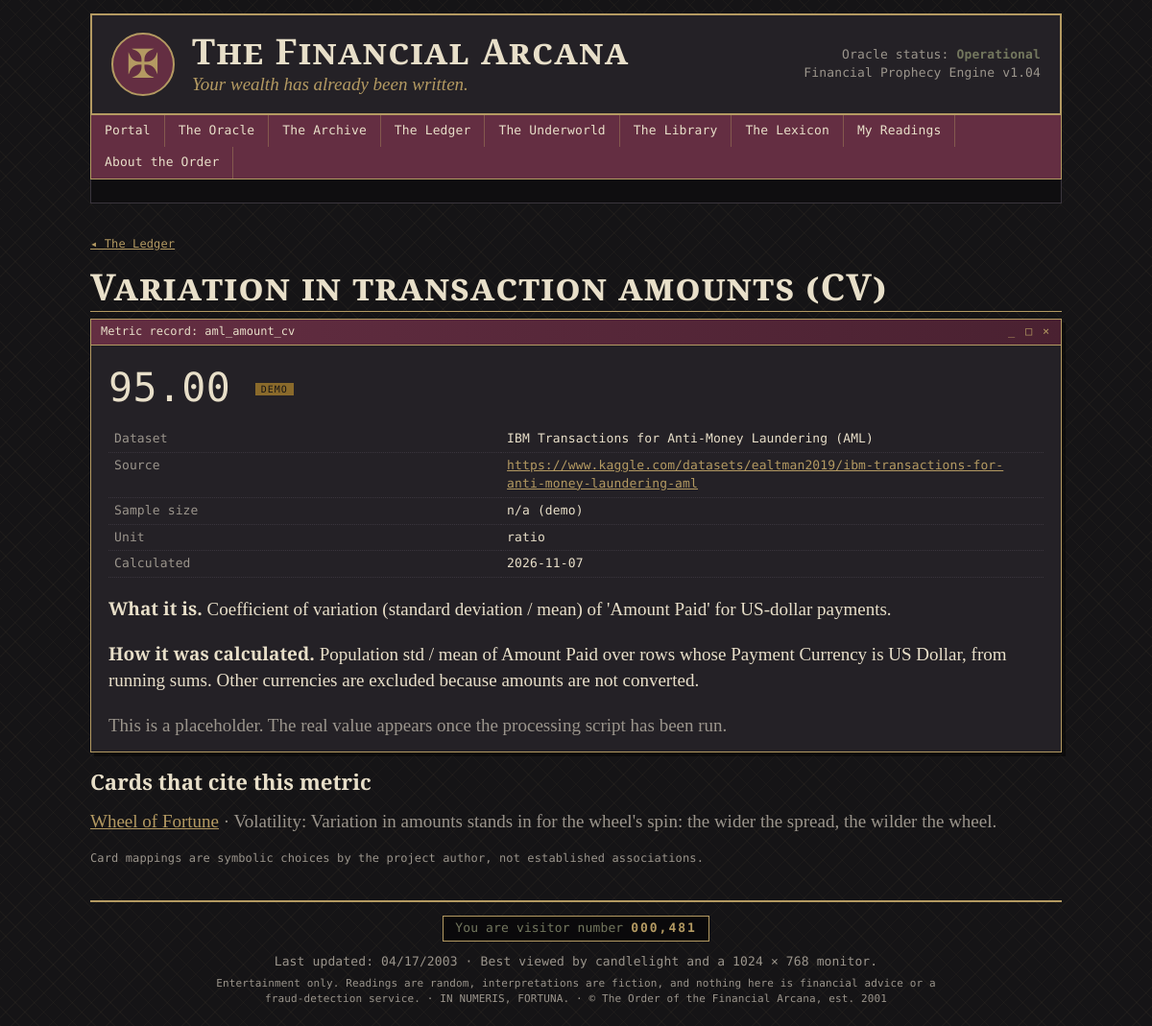
The page /ledger/aml_amount_cv on the database as committed earlier.
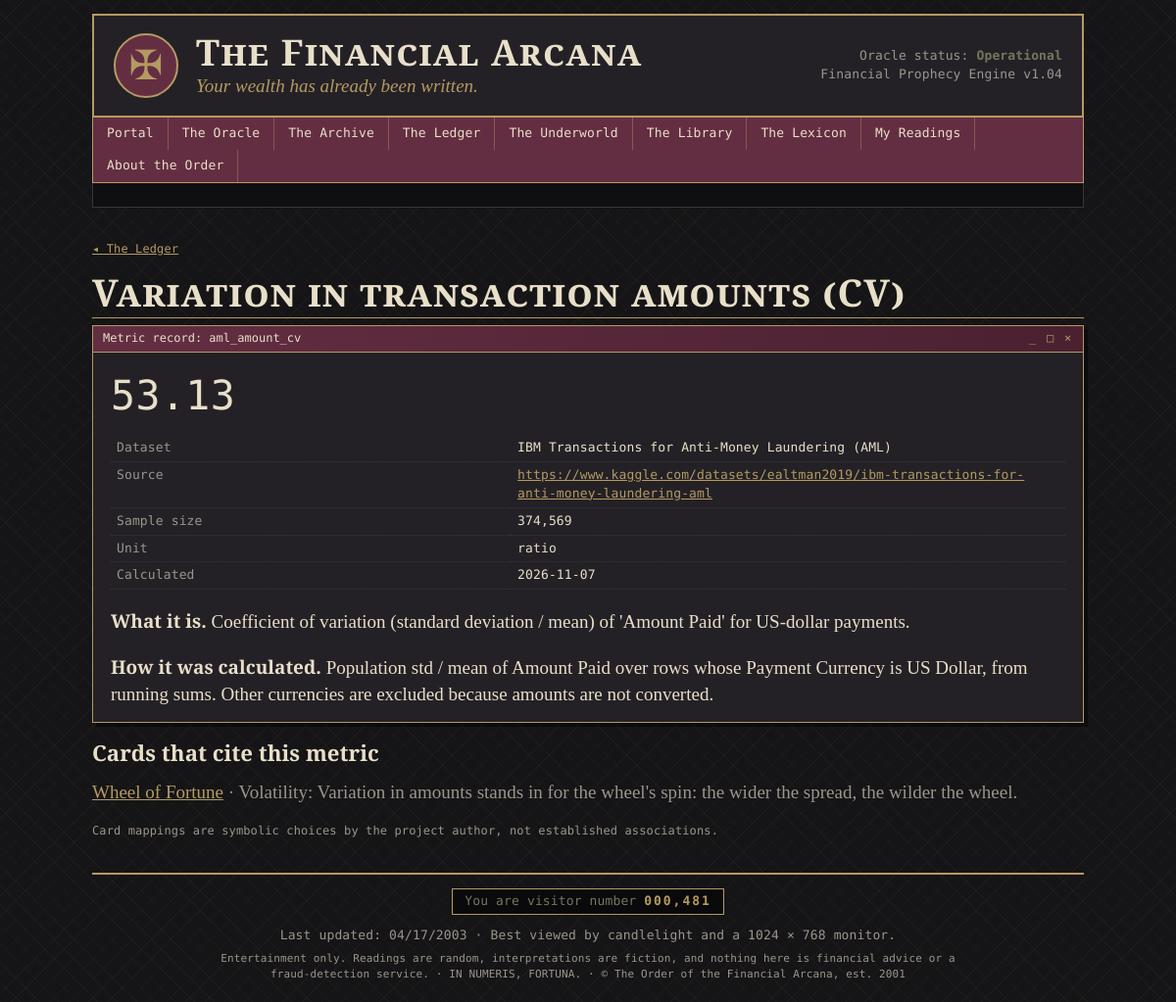
The same page on the database as committed later.
### models.py (models this page shows, shortened)
class FinancialMetric(db.Model):
    __tablename__ = "financial_metrics"
    metric_id = db.Column(db.Integer, primary_key=True)
    dataset_id = db.Column(db.Integer, db.ForeignKey("datasets.dataset_id"))
    metric_name = db.Column(db.String(80), unique=True, nullable=False)
    display_name = db.Column(db.String(120))
    value = db.Column(db.Float)
    unit = db.Column(db.String(20))                          # %, count, ratio, amount
    sample_size = db.Column(db.Integer)
    calculation_date = db.Column(db.DateTime, default=utcnow)
    description = db.Column(db.Text)
    methodology = db.Column(db.Text)
    is_demo = db.Column(db.Boolean, default=True, nullable=False)
    dataset = db.relationship("Dataset", back_populates="metrics")
    card_links = db.relationship("CardMetric", back_populates="metric",
                                 cascade="all, delete-orphan")

class Dataset(db.Model):
    __tablename__ = "datasets"
    dataset_id = db.Column(db.Integer, primary_key=True)
    key = db.Column(db.String(32), unique=True, nullable=False)  # aml, consumer, tarot...
    name = db.Column(db.String(120), nullable=False)
    source_url = db.Column(db.String(300))
    description = db.Column(db.Text)
    license = db.Column(db.String(200))
    processing_notes = db.Column(db.Text)
    metrics = db.relationship("FinancialMetric", back_populates="dataset")

class CardMetric(db.Model):
    __tablename__ = "card_metrics"
    card_id = db.Column(db.Integer, db.ForeignKey("cards.card_id"), primary_key=True)
    metric_id = db.Column(db.Integer, db.ForeignKey("financial_metrics.metric_id"),
                          primary_key=True)
    relationship_label = db.Column("relationship", db.String(80))
    explanation = db.Column(db.Text)
    card = db.relationship("Card", back_populates="metric_links")
    metric = db.relationship("FinancialMetric", back_populates="card_links")

class Card(db.Model):
    __tablename__ = "cards"
    card_id = db.Column(db.Integer, primary_key=True)
    name = db.Column(db.String(80), unique=True, nullable=False)
    arcana = db.Column(db.String(10), nullable=False)       # Major / Minor
    suit = db.Column(db.String(12))                          # NULL for Major
    number = db.Column(db.Integer, nullable=False)           # 0-21 major, 1-14 minor
    archetype = db.Column(db.String(120), nullable=False)
    traditional_meaning = db.Column(db.Text)
    upright_meaning = db.Column(db.Text)
    reversed_meaning = db.Column(db.Text)
    keywords = db.Column(db.Text)
    financial_domain = db.Column(db.String(60))
    image_path = db.Column(db.String(200))
    traditional_reversed = db.Column(db.Text)
    questions = db.Column(db.Text)                    # "questions to ask", one per line
    tarot_archetype = db.Column(db.String(120))
    symbolic_family = db.Column(db.String(80))
    symbolic_themes = db.Column(db.String(200))
    interpretations = db.relationship("Interpretation", back_populates="card",
                                      cascade="all, delete-orphan")
    metric_links = db.relationship("CardMetric", back_populates="card",
                                   cascade="all, delete-orphan")

### app.py (the view)
@app.route("/ledger/<metric_name>")
def ledger_metric(metric_name):
    m = FinancialMetric.query.filter_by(metric_name=metric_name).first()
    if m is None:
        abort(404)
    return render_template("metric.html", m=m)

### app.py (called while the page is built)
def fmt_value(value, unit):
    if value is None:
        return "n/a"
    if unit == "%":
        return f"{value:,.2f}%"
    if unit == "count":
        return f"{value:,.0f}"
    if unit == "USD":
        return f"${value:,.2f}"
    if unit == "ratio":
        return f"{value:,.2f}"
    return f"{value:,.2f}"

@app.before_request
def ensure_session():
    if "sid" not in session:
        session["sid"] = uuid.uuid4().hex
        session.permanent = True

@app.context_processor
def inject_globals():
    try:
        visitors = 481 + Reading.query.count()
    except Exception:
        visitors = 481
    return dict(visitor_count=f"{visitors:07,}", this_year=date.today().year)

### templates/metric.html (shortened to what this page needs)
{% extends "base.html" %}
{% from "_macros.html" import window, demo_badge %}
{% block content %}
<p class="mono small"><a href="{{ url_for('ledger') }}">◂ The Ledger</a></p>
<h2 class="page-title">{{ m.display_name }}</h2>
{% call window("Metric record: " ~ m.metric_name) %}
  <div class="stat-value mono big">{{ m.value|fmt_value(m.unit) }} {{ demo_badge(m.is_demo) }}</div>
  <table class="kv mono">
    <tr><td>Dataset</td><td>{{ m.dataset.name }}</td></tr>
    <tr><td>Source</td><td><a href="{{ m.dataset.source_url }}">{{ m.dataset.source_url }}</a></td></tr>
    <tr><td>Sample size</td><td>{% if m.is_demo %}n/a (demo){% else %}{{ '{:,}'.format(m.sample_size) }}{% endif %}</td></tr>
    <tr><td>Unit</td><td>{{ m.unit }}</td></tr>
    <tr><td>Calculated</td><td>{{ m.calculation_date.strftime('%Y-%m-%d') if m.calculation_date }}</td></tr>
  </table>
  <p><b>What it is.</b> {{ m.description }}</p>
  <p><b>How it was calculated.</b> {{ m.methodology }}</p>
  {% if m.is_demo %}<p class="dim">This is a placeholder. The real value appears once the processing script has been run.</p>{% endif %}
{% endcall %}
<h3>Cards that cite this metric</h3>
<ul class="plain">
  {% for l in m.card_links %}
  <li><a href="{{ url_for('card_detail', card_id=l.card.card_id) }}">{{ l.card.name }}</a>
    <span class="dim">· {{ l.relationship_label }}: {{ l.explanation }}</span></li>
  {% else %}<li class="dim">No card cites this metric.</li>{% endfor %}
</ul>
<p class="mono dim small">Card mappings are symbolic choices by the project author, not established associations.</p>
{% endblock %}

### templates/base.html (shortened to what this page needs)
<!doctype html>
<html lang="en">
<head>
  <link rel="stylesheet" href="{{ url_for('static', filename='css/style.css') }}">
</head>
<body>
<div class="page">
  <header class="masthead">
    <div class="seal" aria-hidden="true">✠</div>
    <div>
      <h1><a href="{{ url_for('index') }}">The Financial Arcana</a></h1>
      <p class="tagline">Your wealth has already been written.</p>
    </div>
    <div class="status mono">
      Oracle status: <b>Operational</b><br>
      Financial Prophecy Engine v1.04
    </div>
  </header>
  <nav class="topnav mono">
    <a href="{{ url_for('index') }}">Portal</a>
    <a href="{{ url_for('oracle') }}">The Oracle</a>
    <a href="{{ url_for('archive') }}">The Archive</a>
    <a href="{{ url_for('ledger') }}">The Ledger</a>
    <a href="{{ url_for('underworld') }}">The Underworld</a>
    <a href="{{ url_for('library') }}">The Library</a>
    <a href="{{ url_for('lexicon') }}">The Lexicon</a>
    <a href="{{ url_for('history') }}">My Readings</a>
    <a href="{{ url_for('about') }}">About the Order</a>
  </nav>
  <div class="ticker mono" aria-hidden="true">
    <span>SYSTEM WARNING: MARKET CONDITIONS UNSTABLE · This prophecy has been cached · Please consult your financial representative before interpreting this omen · Member access: granted ·</span>
  </div>
  <main>
    {% block content %}{% endblock %}
  </main>
  <footer class="mono">
    <div class="counter">You are visitor number <b>{{ visitor_count }}</b></div>
    <p>Last updated: 04/17/2003 · Best viewed by candlelight and a 1024 × 768 monitor.</p>
    <p class="fine">Entertainment only. Readings are random, interpretations are fiction, and nothing here is financial advice
      or a fraud-detection service. · IN NUMERIS, FORTUNA. · © The Order of the Financial Arcana, est. 2001</p>
  </footer>
</div>
</body>
</html>

### templates/_macros.html (shortened to what this page needs)
{% macro demo_badge(is_demo) %}
{% if is_demo %}<span class="badge demo" title="Placeholder value. Run: python3 arcana.py data">DEMO</span>{% endif %}
{% endmacro %}
{% macro window(title) %}
<section class="window">
  <div class="titlebar"><span>{{ title }}</span><span class="wbtns">_ □ ×</span></div>
  <div class="window-body">{{ caller() }}</div>
</section>
{% endmacro %}

### static/css/style.css (style rules this page uses)
:root { --black: #151416; --charcoal: #242126; --burgundy: #642E42; --gold: #B49A62; --cream: #E8DFC9; --olive: #73775E; --blue: #697C8C; --gray: #9B958C; --serif: "Cormorant Garamond", "EB Garamond", Georgia, serif; --mono: "DM Mono", "Courier New", monospace; }
* { box-sizing: border-box; }
html { background: var(--black); }
body { margin: 0; color: var(--cream); font-family: var(--serif); font-size: 19px; line-height: 1.45; background: repeating-linear-gradient(45deg, rgba(180,154,98,.045) 0 1px, transparent 1px 14px), repeating-linear-gradient(-45deg, rgba(180,154,98,.045) 0 1px, transparent 1px 14px), var(--black); }
.page { max-width: 1040px; margin: 0 auto; padding: 14px; }
a { color: var(--gold); text-decoration: underline; }
h1, h2, h3 { font-weight: 600; line-height: 1.15; }
h3 { margin: .2em 0 .4em; }
.mono { font-family: var(--mono); font-size: 13px; letter-spacing: .01em; }
.dim { color: var(--gray); }
.small { font-size: 14px; }
.mono.small { font-size: 12px; }
.masthead { display: flex; align-items: center; gap: 18px; padding: 16px 20px; background: var(--charcoal); border: 2px double var(--gold); }
.masthead h1 { margin: 0; font-size: 2.3rem; letter-spacing: .04em; font-variant: small-caps; }
.masthead h1 a { color: var(--cream); text-decoration: none; }
.tagline { margin: 0; font-style: italic; color: var(--gold); }
.seal { font-size: 2.6rem; color: var(--gold); border: 2px solid var(--gold); border-radius: 50%; width: 66px; height: 66px; display: grid; place-items: center; background: var(--burgundy); }
.status { margin-left: auto; text-align: right; color: var(--gray); }
.status b { color: var(--olive); }
.topnav { display: flex; flex-wrap: wrap; gap: 0; background: var(--burgundy); border: 1px solid var(--gold); border-top: 0; }
.topnav a { color: var(--cream); padding: 7px 14px; text-decoration: none; border-right: 1px solid rgba(180,154,98,.4); }
.ticker { overflow: hidden; white-space: nowrap; border: 1px solid #3a353d; border-top: 0; background: #0f0e10; color: var(--olive); padding: 3px 0; }
.ticker span { display: inline-block; padding-left: 100%; animation: tick 45s linear infinite; }
main { padding: 22px 0; min-height: 50vh; }
.page-title { font-size: 2.4rem; margin: 0 0 .2em; font-variant: small-caps; letter-spacing: .03em; border-bottom: 1px solid var(--gold); padding-bottom: .1em; }
.window { background: var(--charcoal); border: 1px solid var(--gold); margin-bottom: 18px; box-shadow: 4px 4px 0 rgba(0,0,0,.45); }
.titlebar { display: flex; justify-content: space-between; background: linear-gradient(90deg, var(--burgundy), #4a2131); color: var(--cream); font-family: var(--mono); font-size: 12px; padding: 4px 10px; border-bottom: 1px solid var(--gold); }
.wbtns { color: var(--gold); letter-spacing: .15em; }
.window-body { padding: 14px 18px; }
.window-body > :first-child { margin-top: 0; }
.window-body > :last-child { margin-bottom: 0; }
ul.plain { list-style: none; padding: 0; margin: 0; }
ul.plain li { padding: 5px 0; border-bottom: 1px dotted #3a353d; }
ul.plain li:last-child { border-bottom: 0; }
table.kv { width: 100%; border-collapse: collapse; }
table.kv td { padding: 4px 6px; border-bottom: 1px dotted #3a353d; vertical-align: top; }
table.kv td:first-child { color: var(--gray); width: 42%; }
.stat-value { font-size: 1.5rem; color: var(--cream); }
.stat-value.big { font-size: 2.6rem; margin-bottom: 10px; }
footer { border-top: 2px double var(--gold); padding-top: 14px; text-align: center; color: var(--gray); }
footer p { margin: 4px 0; }
.counter { display: inline-block; border: 1px solid var(--gold); background: #0a090b; color: var(--olive); padding: 3px 12px; margin-bottom: 8px; }
.counter b { color: var(--gold); letter-spacing: .15em; }
.fine { font-size: 11px; max-width: 780px; margin: 6px auto; }

Rows that differ between the two databases and show on the page:
changed FinancialMetric "Variation in transaction amounts (CV)": value|fmt_value "95.00" → "53.13"; sample_size (not shown) → "374,569"; is_demo True → False (drawn)
Other text that changed with them:
text no longer shown: "DEMO n/a (demo) This is a placeholder. The real value appears once the processing script has been run."
